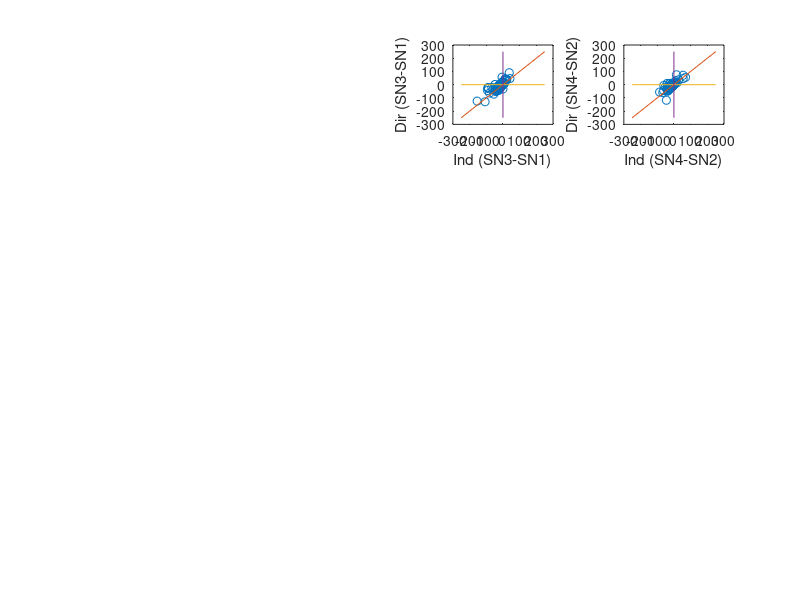

This chart was generated by the following MATLAB code:
clear
clc

load param_ThrePert_SA0SB0_25pc_OR_mRNA.mat
load param_OR_RandParVal_mRNA.mat

param_unp = param_DiffSA0SB0(:,nrr);



unp=tri_types(nrr,:);
ind=tri_type_SA0ltSB0;
dir=tri_type_SB0ltSA0;

[unp_sorted,idx] = sort(unp);
dir_sorted = dir(idx);
ind_sorted = ind(idx);

SN_DirSorted = SNB_SB0ltSA0(idx,:);
SN_IndSorted = SNB_SA0ltSB0(idx,:);

SNB_Unp = SNB(nrr,:);
SNB_Dir = SNB_SB0ltSA0;
SNB_Ind = SNB_SA0ltSB0;

% Type 4 (1U1D): SN1>SN3>SN2>SN4
% Type 2 (1U2D): SN1>SN3>SN4>SN2
% Type 3 (2U1D): SN3>SN1>SN2>SN4
% Type 1 (2U2D): SN3>SN1>SN4>SN2

nr = length(nrr);

for ik = 1:nr

    if SNB_Unp(ik,1)>SNB_Unp(ik,3) && SNB_Unp(ik,3)>SNB_Unp(ik,2) && SNB_Unp(ik,2)>SNB_Unp(ik,4)
        triType_Unp(ik,1) = 4;
    elseif SNB_Unp(ik,1)>SNB_Unp(ik,3) && SNB_Unp(ik,3)>SNB_Unp(ik,4) && SNB_Unp(ik,4)>SNB_Unp(ik,2)
        triType_Unp(ik,1) = 2;
    elseif SNB_Unp(ik,3)>SNB_Unp(ik,1) && SNB_Unp(ik,1)>SNB_Unp(ik,2) && SNB_Unp(ik,2)>SNB_Unp(ik,4)
        triType_Unp(ik,1) = 3;
    elseif SNB_Unp(ik,3)>SNB_Unp(ik,1) && SNB_Unp(ik,1)>SNB_Unp(ik,4) && SNB_Unp(ik,4)>SNB_Unp(ik,2)
        triType_Unp(ik,1) = 1;
    end

    if SNB_Dir(ik,1)>SNB_Dir(ik,3) && SNB_Dir(ik,3)>SNB_Dir(ik,2) && SNB_Dir(ik,2)>SNB_Dir(ik,4)
        triType_Dir(ik,1) = 4;
    elseif SNB_Dir(ik,1)>SNB_Dir(ik,3) && SNB_Dir(ik,3)>SNB_Dir(ik,4) && SNB_Dir(ik,4)>SNB_Dir(ik,2)
        triType_Dir(ik,1) = 2;
    elseif SNB_Dir(ik,3)>SNB_Dir(ik,1) && SNB_Dir(ik,1)>SNB_Dir(ik,2) && SNB_Dir(ik,2)>SNB_Dir(ik,4)
        triType_Dir(ik,1) = 3;
    elseif SNB_Dir(ik,3)>SNB_Dir(ik,1) && SNB_Dir(ik,1)>SNB_Dir(ik,4) && SNB_Dir(ik,4)>SNB_Dir(ik,2)
        triType_Dir(ik,1) = 1;
    end

    if SNB_Ind(ik,1)>SNB_Ind(ik,3) && SNB_Ind(ik,3)>SNB_Ind(ik,2) && SNB_Ind(ik,2)>SNB_Ind(ik,4)
        triType_Ind(ik,1) = 4;
    elseif SNB_Ind(ik,1)>SNB_Ind(ik,3) && SNB_Ind(ik,3)>SNB_Ind(ik,4) && SNB_Ind(ik,4)>SNB_Ind(ik,2)
        triType_Ind(ik,1) = 2;
    elseif SNB_Ind(ik,3)>SNB_Ind(ik,1) && SNB_Ind(ik,1)>SNB_Ind(ik,2) && SNB_Ind(ik,2)>SNB_Ind(ik,4)
        triType_Ind(ik,1) = 3;
    elseif SNB_Ind(ik,3)>SNB_Ind(ik,1) && SNB_Ind(ik,1)>SNB_Ind(ik,4) && SNB_Ind(ik,4)>SNB_Ind(ik,2)
        triType_Ind(ik,1) = 1;
    end


end

diff_ind_SN31 = SNB_Ind(:,3)-SNB_Ind(:,1);
diff_ind_SN42 = SNB_Ind(:,4)-SNB_Ind(:,2);
diff_ind = diff_ind_SN31+diff_ind_SN42;

diff_dir_SN31 = SNB_Dir(:,3)-SNB_Dir(:,1);
diff_dir_SN42 = SNB_Dir(:,4)-SNB_Dir(:,2);
diff_dir = diff_dir_SN31+diff_dir_SN42;




subplot(4,4,3)
plot(diff_ind_SN31,diff_dir_SN31,'o')
hold on
plot([-250,250],[-250,250])
plot([-250,250],[0,0])
plot([0,0],[-250,250])
xlabel('Ind (SN3-SN1)')
ylabel('Dir (SN3-SN1)')

percent_ind_EMT = (length(find(diff_ind_SN31>diff_dir_SN31))/length(diff_ind_SN31))*100
percent_ind_MET = (length(find(diff_ind_SN42>diff_dir_SN42))/length(diff_ind_SN42))*100

subplot(4,4,4)
plot(diff_ind_SN42,diff_dir_SN42,'o')
hold on
plot([-250,250],[-250,250])
plot([-250,250],[0,0])
plot([0,0],[-250,250])
xlabel('Ind (SN4-SN2)')
ylabel('Dir (SN4-SN2)')



% Convert data into a matrix
data = [unp_sorted';dir_sorted';ind_sorted'];


